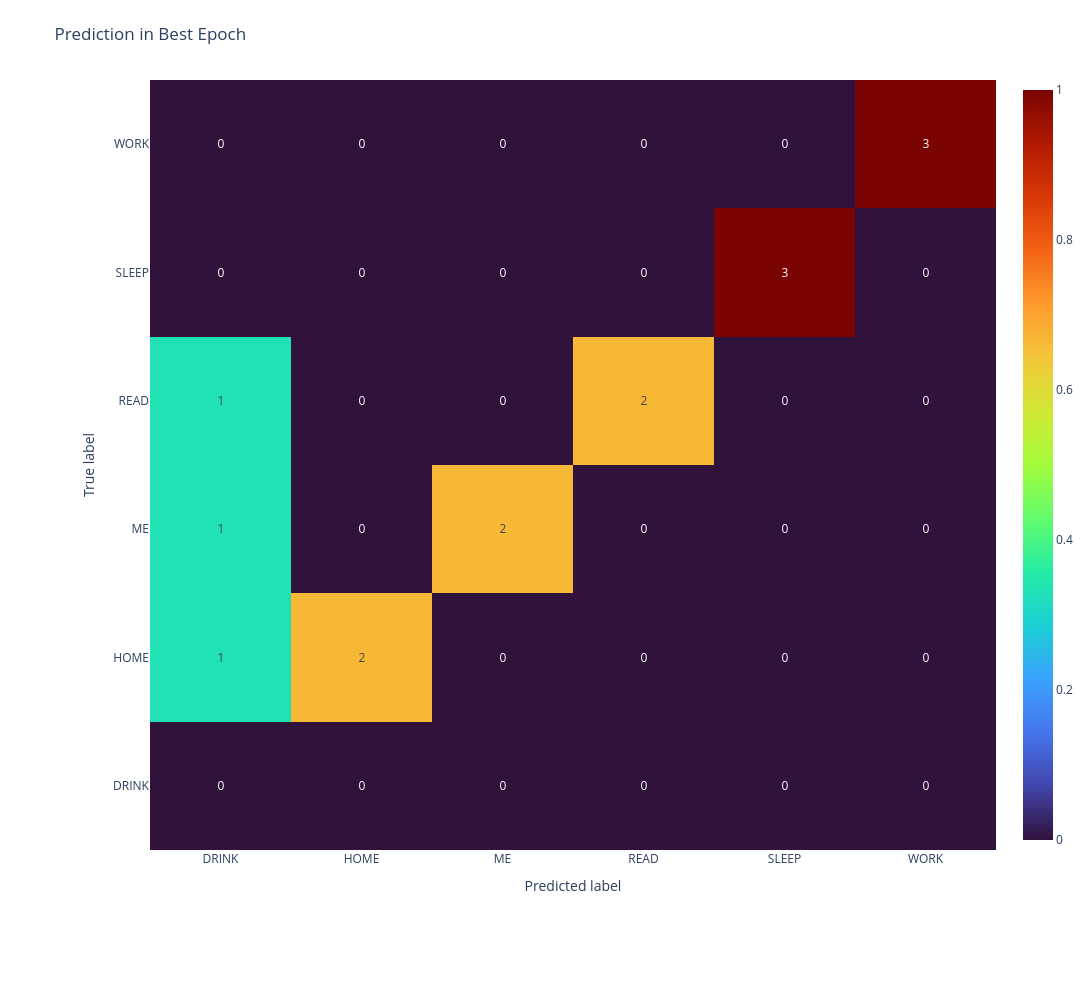

Notebook code for this chart:
### Code cell
y_true = results["true_label"]
y_pred = results["predicted_label"]

labels_names = sorted(set(y_true) | set(y_pred))

cm = confusion_matrix(y_true, y_pred, labels=labels_names)
row_sums = cm.sum(axis=1, keepdims=True)
cm_norm = np.divide(cm, row_sums, out=np.zeros_like(cm, dtype=float), where=row_sums != 0)

fig = go.Figure(data=go.Heatmap(
    z = cm_norm,
    zmin = 0,
    zmax = 1,
    x = labels_names,
    y = labels_names,
    colorscale="turbo",
    text=cm,
    texttemplate="%{text}",
    hovertemplate="True: %{y}<br>Pred: %{x}<extra></extra>"
))

fig.update_layout(
    title="Prediction in Best Epoch",
    xaxis_title="Predicted label",
    yaxis_title="True label",
    width=1200,
    height=1000,
    margin=dict(l=150, r=50, t=80, b=150)
)

fig.show()

### Figure 1 — Plotly figure (JSON) as saved in the notebook; plotly's stock layout.template omitted (floating-point values rounded to 4 significant figures)
{"data": [{"colorscale": [[0, "#30123b"], [0.07143, "#4145ab"], [0.1429, "#4675ed"], [0.2143, "#39a2fc"], [0.2857, "#1bcfd4"], [0.3571, "#24eca6"], [0.4286, "#61fc6c"], [0.5, "#a4fc3b"], [0.5714, "#d1e834"], [0.6429, "#f3c63a"], [0.7143, "#fe9b2d"], [0.7857, "#f36315"], [0.8571, "#d93806"], [0.9286, "#b11901"], [1, "#7a0402"]], "hovertemplate": "True: %{y}<br>Pred: %{x}<extra></extra>", "text": [[0, 0, 0, 0, 0, 0], [1, 2, 0, 0, 0, 0], [1, 0, 2, 0, 0, 0], [1, 0, 0, 2, 0, 0], [0, 0, 0, 0, 3, 0], [0, 0, 0, 0, 0, 3]], "texttemplate": "%{text}", "type": "heatmap", "x": ["DRINK", "HOME", "ME", "READ", "SLEEP", "WORK"], "y": ["DRINK", "HOME", "ME", "READ", "SLEEP", "WORK"], "z": [[0, 0, 0, 0, 0, 0], [0.3333, 0.6667, 0, 0, 0, 0], [0.3333, 0, 0.6667, 0, 0, 0], [0.3333, 0, 0, 0.6667, 0, 0], [0, 0, 0, 0, 1, 0], [0, 0, 0, 0, 0, 1]], "zmax": 1, "zmin": 0}], "layout": {"height": 1000, "margin": {"b": 150, "l": 150, "r": 50, "t": 80}, "title": {"text": "Prediction in Best Epoch"}, "width": 1200, "xaxis": {"title": {"text": "Predicted label"}}, "yaxis": {"title": {"text": "True label"}}}}
